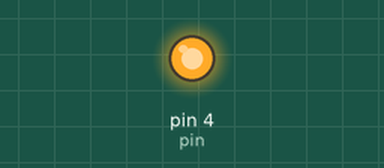
Recording of a sketch running on a simulated Arduino Uno, built with avr-gcc and run on an emulated ATmega328P. Parts: output pins drawn as LEDs (lit = HIGH).

Above: at 0.7 s.
At 6.5 s:
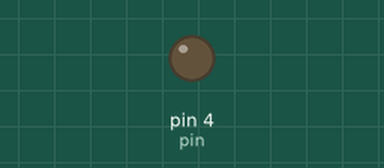
Timing chart, 0 to 8.2 s (numbered marks = the images above):
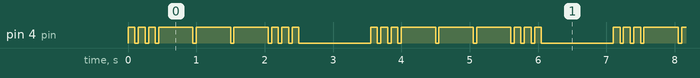

The sketch:

sosMorseBasic.ino
```cpp
int pin = 4;

void setup() {
  pinMode(pin, OUTPUT);
}

void loop() {
  digitalWrite(pin, HIGH);
  delay(100);
  digitalWrite(pin, LOW);
  delay(50);
  digitalWrite(pin, HIGH);
  delay(100);
  digitalWrite(pin, LOW);
  delay(50);
  digitalWrite(pin, HIGH);
  delay(100);
  digitalWrite(pin, LOW);
  delay(50);
  digitalWrite(pin, HIGH);
  delay(500);
  digitalWrite(pin, LOW);
  delay(50);
  digitalWrite(pin, HIGH);
  delay(500);
  digitalWrite(pin, LOW);
  delay(50);
  digitalWrite(pin, HIGH);
  delay(500);
  digitalWrite(pin, LOW);
  delay(50);
  digitalWrite(pin, HIGH);
  delay(100);
  digitalWrite(pin, LOW);
  delay(50);
  digitalWrite(pin, HIGH);
  delay(100);
  digitalWrite(pin, LOW);
  delay(50);
  digitalWrite(pin, HIGH);
  delay(100);
  digitalWrite(pin, LOW);
  delay(50);

  delay(1000);
}
```

Measured:
- by itself, pin 4 (pin): repeats every 3.6 s: 2 × (LOW 0.05 s, HIGH 0.10 s), 3 × (LOW 0.05 s, HIGH 0.50 s), 3 × (LOW 0.05 s, HIGH 0.10 s), LOW 1.1 s, HIGH 0.10 s
- by itself, everything shown: repeats every 3.6 s, in 18 steps
